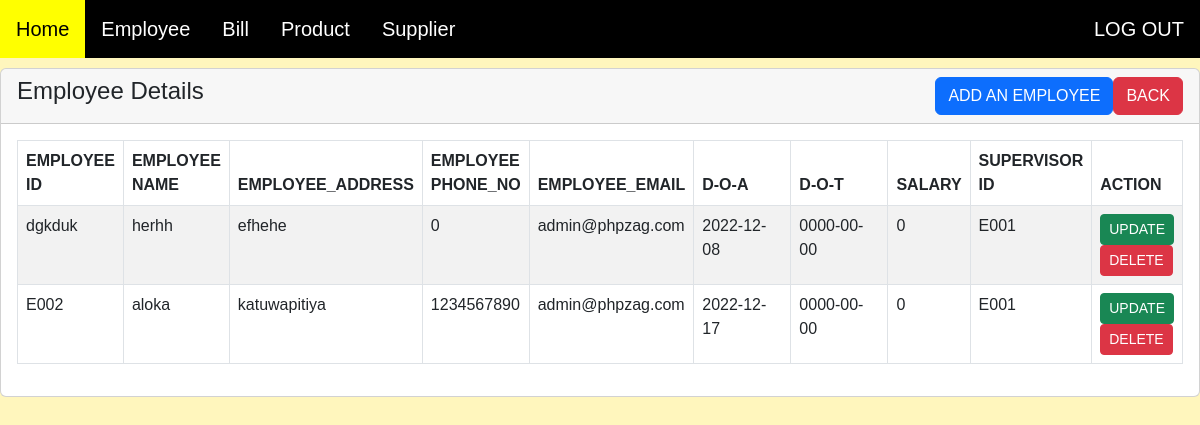
The app's page /admin/employee/index.php (signed in) with its own data.
### tables this page shows
CREATE TABLE `employee` (
  `emp_id` varchar(20) NOT NULL,
  `emp_name` varchar(50) NOT NULL,
  `emp_address` varchar(50) NOT NULL,
  `emp_phone_no` int(11) NOT NULL,
  `emp_email` varchar(50) NOT NULL,
  `d_o_a` date NOT NULL,
  `d_o_t` date NOT NULL,
  `salary` int(11) NOT NULL,
  `supervisor_id` varchar(20) NOT NULL DEFAULT 'E001',
  `deleted` int(11) NOT NULL
);

### admin/employee/index.php (the view, shortened to what this page needs)
<?php
require'../../include/dbcon.php';
?>
<!doctype html>
<html lang="en">
  <head>
    <link href="https://cdn.jsdelivr.net/npm/bootstrap@5.2.2/dist/css/bootstrap.min.css" rel="stylesheet">
</head>
<body>
<?php include_once('../../include/header.php'); ?>
<div class="row">
<div class="col-md-12">
<div class="card">
<div class="card-header">
    <h4> Employee Details
    <a href="../admin_home/index.php" class="btn btn-danger float-end" >BACK</a>
    <a href="employee.php" class="btn btn-primary float-end">ADD AN EMPLOYEE</a></h4>
</div>
<div class="card-body">
  <table class="table table-bordered table-striped">
    <thead>
      <tr>
        <th>EMPLOYEE<br>ID</th>
        <th>EMPLOYEE<br>NAME</th>
        <th>EMPLOYEE_ADDRESS</th>
        <th>EMPLOYEE<br>PHONE_NO</th>
        <th>EMPLOYEE_EMAIL</th>
        <th>D-O-A</th>
        <th>D-O-T</th>
        <th>SALARY</th>
        <th>SUPERVISOR<br>ID</th>
        <th>ACTION</th>
      </tr>
    </thead>
<tbody>
  <?php
    $query = "SELECT * FROM employee where deleted = 0";
    $query_run = mysqli_query($conn,$query);
    if(mysqli_num_rows($query_run) > 0){
        foreach($query_run as $employee){
?>
<tr>
  <td><?=$employee['emp_id'];?></td>
  <td><?=$employee['emp_name'];?></td>
  <td><?=$employee['emp_address'];?></td>
  <td><?=$employee['emp_phone_no'];?></td>
  <td><?=$employee['emp_email'];?></td>
  <td><?=$employee['d_o_a'];?></td>
  <td><?=$employee['d_o_t'];?></td>
  <td><?=$employee['salary'];?></td>
  <td><?=$employee['supervisor_id'];?></td>
  <td>
    <form action="update.php" method ="post">
      <input type="submit" value="UPDATE" name="edit" class="btn btn-success btn-sm">
    </form>
    <form action="delete.php" method ="post">
      <input type="submit"  value="DELETE" name="delete" class="btn btn-danger btn-sm">
    </form>
</tr>
<?php
    }
  }
  else{
    echo"<h5> No Records Found </h5>";
  }
?>
</tbody>
</table>
</div>
</div>
</div>
</div>
</body>
</html>

### admin/employee/index.php (style rules this page uses)
body { margin: 0px 0px 0px 0px; font-family: Arial, Helvetica, sans-serif; background-color: #FFF6BD; }
.row { margin-top:10px; }

### include/header.php (style rules this page uses)
* { box-sizing: border-box; }
body { margin: 0px 0px 0px 0px; font-family: Arial, Helvetica, sans-serif; }

### records on screen
employee: emp_id "dgkduk", emp_name "herhh", emp_address "efhehe", emp_phone_no "0", emp_email "admin@phpzag.com", d_o_a "2022-12-08", d_o_t "0000-00-00", salary "0", supervisor "E001"
employee: emp_id "E002", emp_name "aloka", emp_address "katuwapitiya", emp_phone_no "1234567890", emp_email "admin@phpzag.com", d_o_a "2022-12-17", d_o_t "0000-00-00", salary "0", supervisor "E001"
